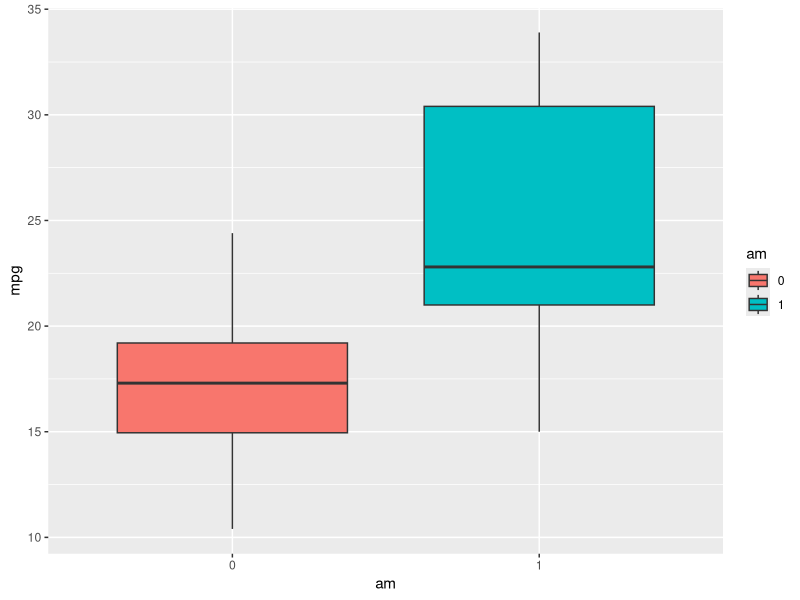
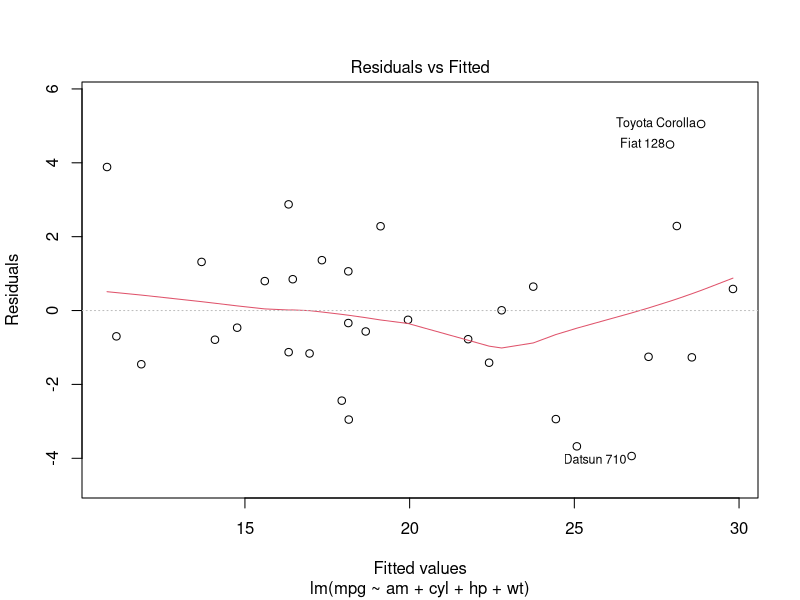
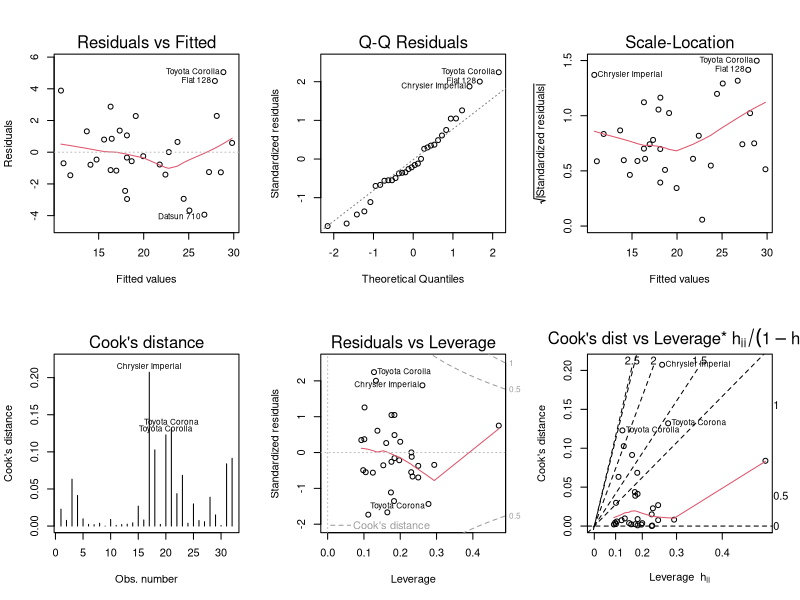

Reproduce these figures in R, in order.
## ---- chunk 1
library(tidyverse)
library(GGally)
library(car)

data(mtcars)
## ---- chunk 2
mtcars[,c(2, 8:11)] <- lapply(mtcars[,c(2, 8:11)], as.factor) 
str(mtcars)
## ---- chunk 3
mtcars %>% ggplot(aes(am, mpg)) +
        geom_boxplot(aes(fill = am))
## ---- chunk 4
fit1 <- lm(mpg ~ am, mtcars)
fit2 <- lm(mpg ~ am + cyl + hp, mtcars)
fit3 <- lm(mpg ~ am + cyl + hp + wt, mtcars)
fit4 <- lm(mpg ~ am + cyl + hp + wt + vs, mtcars)
fit5 <- lm(mpg ~ am + cyl + hp + wt + vs + gear, mtcars)
fit6 <- lm(mpg ~ am + cyl + hp + wt + vs + gear + carb, mtcars)
fit.all <- lm(mpg ~., mtcars)
anova(fit1, fit2, fit3, fit4, fit5, fit6, fit.all)
## ---- chunk 5
plot(fit3, which=1)
## ---- chunk 6
summary(fit3)$coef
## ---- chunk 7
str(mtcars)
## ---- chunk 8
t.test(mpg ~ am, mtcars)
## ---- chunk 9
vif(fit.all)
## ---- chunk 10
anova(fit1, fit2, fit3, fit4, fit5, fit6, fit.all)
## ---- chunk 11
shapiro.test(fit3$residuals)
## ---- chunk 12
par(mfrow = c(2,3))
plot(fit3, which=1:6)
## ---- chunk 13
confint(fit3)
